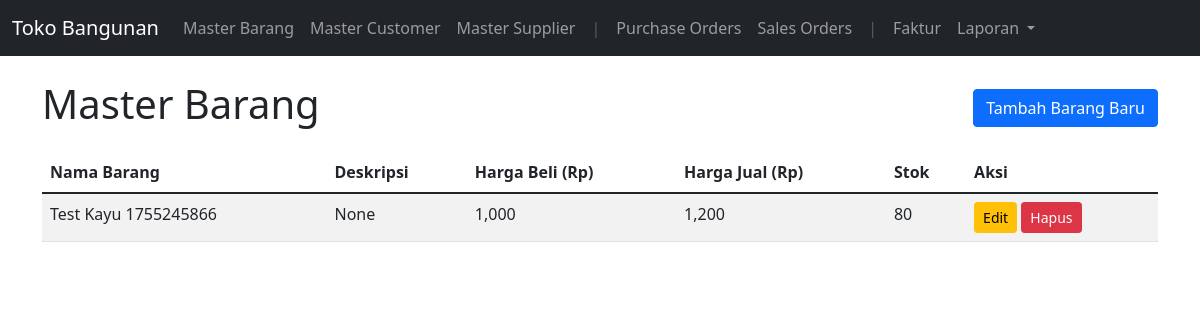
/products, run on an earlier commit of the app's database.
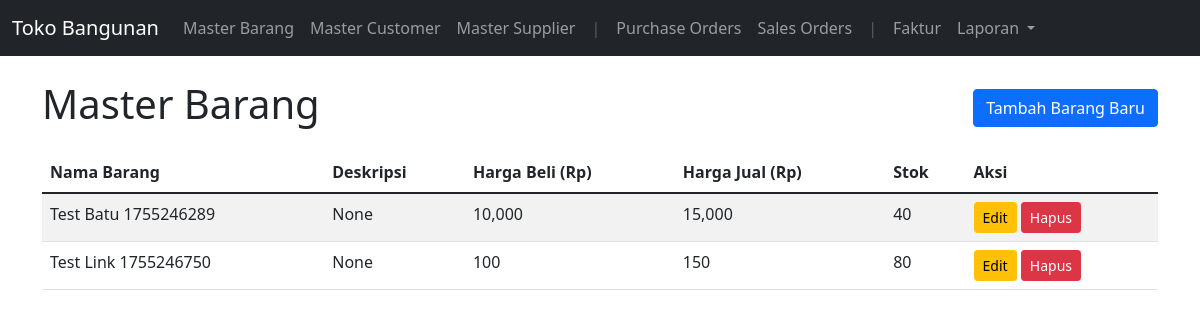
And on a later commit of the database.
### app.py (models this page shows, shortened)
class Product(db.Model):
    id = db.Column(db.Integer, primary_key=True)
    name = db.Column(db.String(100), nullable=False, unique=True)
    description = db.Column(db.Text, nullable=True)
    purchase_price = db.Column(db.Float, nullable=False, default=0.0)
    selling_price = db.Column(db.Float, nullable=False, default=0.0)
    stock = db.Column(db.Integer, nullable=False, default=0)

### app.py (the view)
@app.route('/products')
def products():
    all_products = Product.query.all()
    return render_template('products.html', products=all_products)

### templates/products.html (shortened to what this page needs)
{% extends 'base.html' %}
{% block content %}
  <div class="d-flex justify-content-between align-items-center mb-3">
    <h1>Master Barang</h1>
    <a href="{{ url_for('add_product') }}" class="btn btn-primary">Tambah Barang Baru</a>
  </div>
  <table class="table table-striped table-hover">
    <thead>
      <tr>
        <th scope="col">Nama Barang</th>
        <th scope="col">Deskripsi</th>
        <th scope="col">Harga Beli (Rp)</th>
        <th scope="col">Harga Jual (Rp)</th>
        <th scope="col">Stok</th>
        <th scope="col">Aksi</th>
      </tr>
    </thead>
    <tbody>
      {% for product in products %}
        <tr>
          <td>{{ product.name }}</td>
          <td>{{ product.description }}</td>
          <td>{{ "{:,.0f}".format(product.purchase_price) }}</td>
          <td>{{ "{:,.0f}".format(product.selling_price) }}</td>
          <td>{{ product.stock }}</td>
          <td>
            <a href="{{ url_for('edit_product', id=product.id) }}" class="btn btn-sm btn-warning">Edit</a>
            <form action="{{ url_for('delete_product', id=product.id) }}" method="POST" style="display:inline;" onsubmit="return confirm('Apakah Anda yakin ingin menghapus barang ini?');">
              <button type="submit" class="btn btn-sm btn-danger">Hapus</button>
            </form>
          </td>
        </tr>
      {% else %}
        <tr>
          <td colspan="6" class="text-center">Belum ada data barang. Silakan tambahkan.</td>
        </tr>
      {% endfor %}
    </tbody>
  </table>
{% endblock %}

### templates/base.html (shortened to what this page needs)
<!doctype html>
<html lang="en">
  <head>
    <link href="https://cdn.jsdelivr.net/npm/bootstrap@5.1.3/dist/css/bootstrap.min.css" rel="stylesheet">
  </head>
  <body>
    <nav class="navbar navbar-expand-lg navbar-dark bg-dark">
      <div class="container-fluid">
        <a class="navbar-brand" href="{{ url_for('index') }}">Toko Bangunan</a>
        <div class="collapse navbar-collapse" id="navbarNav">
          <ul class="navbar-nav">
            <li class="nav-item">
              <a class="nav-link" href="{{ url_for('products') }}">Master Barang</a>
            </li>
            <li class="nav-item">
              <a class="nav-link" href="{{ url_for('customers') }}">Master Customer</a>
            </li>
            <li class="nav-item">
              <a class="nav-link" href="{{ url_for('suppliers') }}">Master Supplier</a>
            </li>
            <li class="nav-item">
                <a class="nav-link disabled" href="#">|</a>
            </li>
            <li class="nav-item">
              <a class="nav-link" href="{{ url_for('list_purchase_orders') }}">Purchase Orders</a>
            </li>
            <li class="nav-item">
              <a class="nav-link" href="{{ url_for('list_sales_orders') }}">Sales Orders</a>
            </li>
            <li class="nav-item">
                <a class="nav-link disabled" href="#">|</a>
            </li>
            <li class="nav-item">
              <a class="nav-link" href="{{ url_for('list_invoices') }}">Faktur</a>
            </li>
            <li class="nav-item dropdown">
              <a class="nav-link dropdown-toggle" href="#" id="navbarDropdown" role="button" data-bs-toggle="dropdown" aria-expanded="false">
                Laporan
              </a>
            </li>
          </ul>
        </div>
      </div>
    </nav>
    <div class="container mt-4">
      {% block content %}{% endblock %}
    </div>
  </body>
</html>

What changed in the data, as far as the page shows it:
changed Product: name "Test Kayu 1755245866" → "Test Batu 1755246289"; purchase_price "1,000" → "10,000"; selling_price "1,200" → "15,000"; stock "80" → "40"
added Product: name "Test Link 1755246750", description "None", purchase_price "100", selling_price "150", stock "80"
